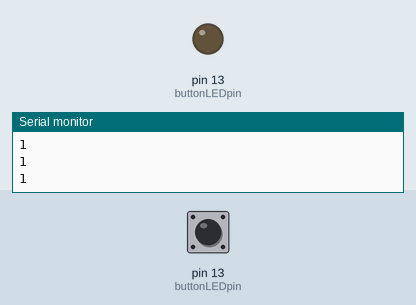
The sketch below on a simulated Arduino Uno, built with avr-gcc and run on an emulated ATmega328P. Shown: output pins drawn as LEDs (lit = HIGH), the last lines printed to the serial monitor. The inputs (shaded band) are chosen by the test bench; at power-on: pin 13 (buttonLEDpin) HIGH.

Above: at 1.2 s.
1.3 s: pin 13 (buttonLEDpin) pulled LOW for 0.15 s
At 1.8 s:
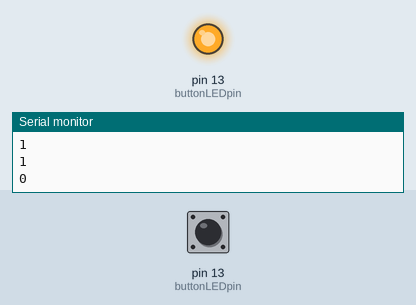
Timing chart, 0 to 4.3 s (numbered marks = the images above; inputs shaded):
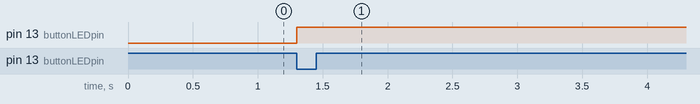

The sketch:

sketch_apr01a.ino
```cpp
const int buttonLEDpin = 13;

void setup() {
 pinMode(buttonLEDpin, INPUT_PULLUP);
 Serial.begin(115200);

}

void loop() {

 Serial.println(digitalRead(buttonLEDpin));
 if(digitalRead(buttonLEDpin) == LOW){
  pinMode(buttonLEDpin, OUTPUT);
  digitalWrite(buttonLEDpin, HIGH);
  delay(1000);
  pinMode(buttonLEDpin, INPUT_PULLUP);
 }
 delay(100);


}
```

Measured:
- after the input at 1.3 s, pin 13 (buttonLEDpin): LOW → HIGH at once
